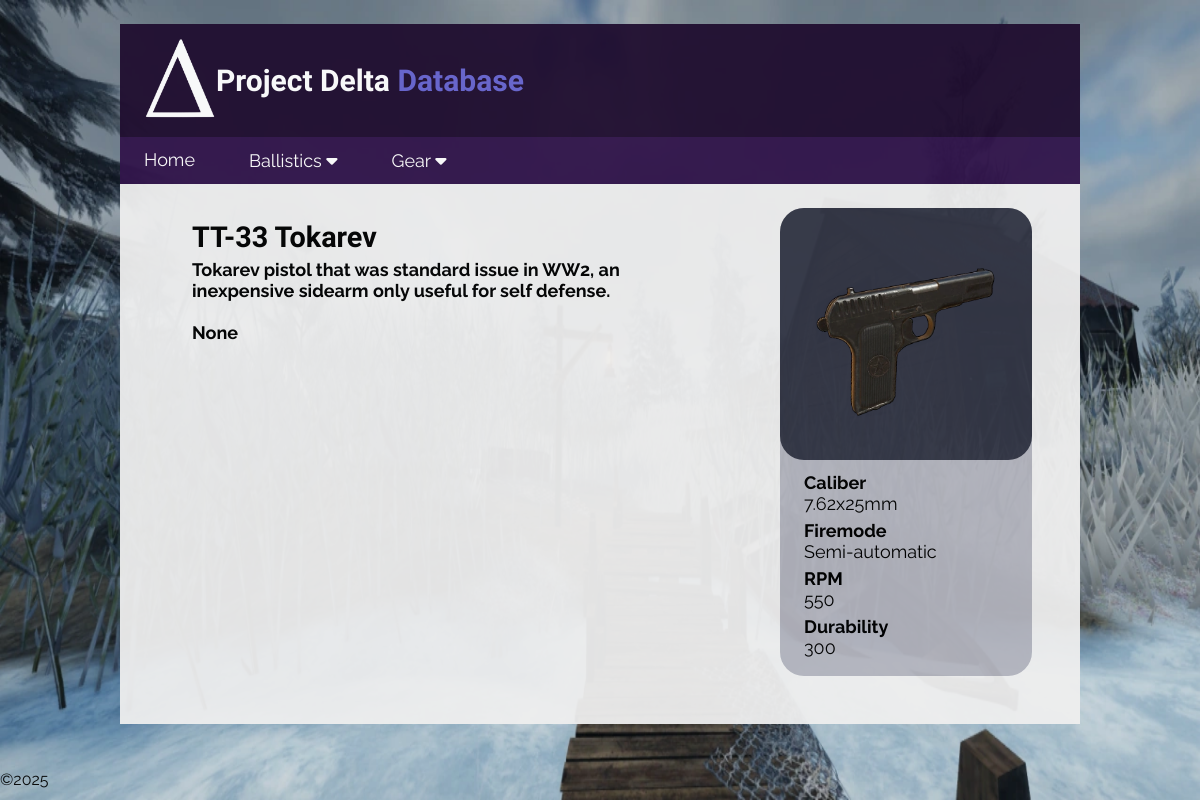
Screenshot of /weapon/1 with the database file from the repository.
### tables this page shows
CREATE TABLE weapons (id INTEGER PRIMARY KEY, name TEXT, type INTEGER, caliber_id INTEGER REFERENCES calibers (id), fire_mode TEXT, RPM INTEGER, durability INTEGER, description TEXT, image TEXT, long_desc TEXT);

CREATE TABLE calibers (id INTEGER PRIMARY KEY, name TEXT);

### Flask/routes.py (the view)
@app.route("/weapon/<int:id>")
def weapon(id):
    conn = sqlite3.connect('delta.db')
    cur = conn.cursor()
    cur.execute('''SELECT
    weapons.id,
    weapons.name,
    weapons.type,
    calibers.name AS caliber_name,
    weapons.fire_mode,
    weapons.RPM,
    weapons.durability,
    weapons.description,
    weapons.image,
    weapons.long_desc
FROM weapons
JOIN calibers ON weapons.caliber_id = calibers.id
WHERE weapons.id = ?''', (id,))
    results = cur.fetchall()[0]
    conn.close()
    return render_template('weapon.html', weapon=results, title=results[1])

### Flask/templates/weapon.html
{% extends "layout.html" %}
{% block content %}
<div class="topic">
    <div>
        <h3>{{weapon[1]}}</h3>
        <h5>{{weapon[7]}}
            <br> <br>
            {{weapon[9]}}
        </h5>
    </div>
        <div class="topic-box">
            <img src="/static/images/ballistics/weapons/{{weapon[8]}}" class="topic-icon">
            <a href="http://127.0.0.1:5000/ammunition?search={{weapon[3]}}">
                <h6 class="topic-row">Caliber <br> <span class="lighter">{{weapon[3]}}</span></h6>
            </a>
            <h6 class="topic-row">Firemode <br> <span class="lighter">{{weapon[4]}}</span></h6>
            <h6 class="topic-row">RPM <br> <span class="lighter">{{weapon[5]}}</span></h6>
            <h6 class="topic-row">Durability <br> <span class="lighter">{{weapon[6]}}</span></h6>
        </div>
</div>
{% endblock %}

### Flask/static/css/style.css (style rules this page uses)
body { background-image: url("../images/background.png"); background-repeat: no-repeat; background-attachment: fixed; background-size: 100% 100%; margin: 0; font-family: "Raleway"; }
.lighter { font-weight: lighter; }
a { color: black; text-decoration: none; display: inline-block; }
h3 { color: black; font-size: 2.4vw; margin-top: 1vw; margin-left: 2vw; font-family: 'Bungee'; }
h5 { color: black; font-size: 1.5vw; margin-top: auto; margin: -2vw 5vw 0 2vw; }
h6 { color: black; font-size: 1.5vw; text-align: left; margin: 0 0 0.5vw 2vw; transition-duration: 0.3s; }
.topic { display: flex; margin: 2vw 4vw 2vw 4vw; flex: 1 1 auto; }
.topic-box { display: flexbox; flex-direction: column; background-color: #b4b5be; border-radius: 2vw; padding-bottom: 1vw; }
.topic-icon { display: block; width: 15vw; height: 15vw; padding: 3vw; background-color: #343746; border-radius: 2vw; margin-bottom: 1vw; transition-duration: 0.3s; }
.topic-row { display: block }

### rows the page displays
weapons: name "TT-33 Tokarev", description "Tokarev pistol that was standard issue in WW2, an inexpensive sidearm only useful for self defense.", image (picture), fire_mode "Semi-automatic", RPM "550", durability "300"
calibers: name "7.62x25mm"

### other values shown
{{ weapon[9] }} "None"
